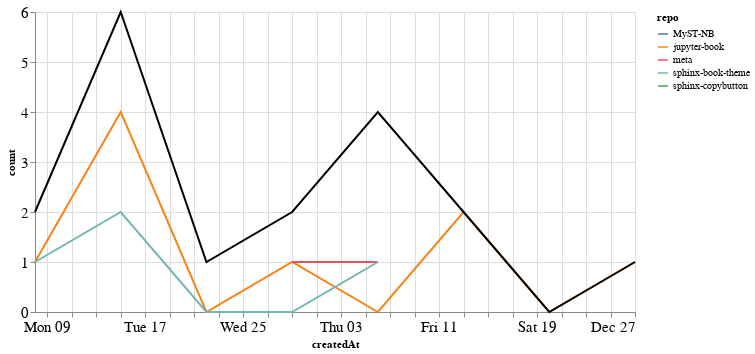

Notebook cell for this chart:
### Markdown cell above
### PRs

### Code cell
prs_time = prs.groupby('repo').resample('W', on='createdAt').count()['author'].reset_index()
prs_time = prs_time.rename(columns={'author': 'count'})
prs_time_total = prs_time.groupby('createdAt').agg({"count": "sum"}).reset_index()

ch1 = alt.Chart(prs_time, width=600).mark_line().encode(
    x='createdAt',
    y='count',
    color='repo',
    tooltip="repo"
)

ch2 = alt.Chart(prs_time_total, width=600).mark_line(color="black").encode(
    x='createdAt',
    y='count',
)

ch1 + ch2

### Figure 1 — Vega-Lite specification as saved in the notebook (floating-point values rounded to 4 significant figures)
{"config": {"axisLeft": {"labelFontSize": 15}, "axisBottom": {"labelFontSize": 15}}, "layer": [{"data": {"name": "data-f613d6c01ef59a13f3ce33b85f4b972e"}, "mark": "line", "encoding": {"color": {"type": "nominal", "field": "repo"}, "tooltip": {"type": "nominal", "field": "repo"}, "x": {"type": "temporal", "field": "createdAt"}, "y": {"type": "quantitative", "field": "count"}}, "width": 600}, {"data": {"name": "data-4202bb4cb6f030fa39daed429b1e22d8"}, "mark": {"type": "line", "color": "black"}, "encoding": {"x": {"type": "temporal", "field": "createdAt"}, "y": {"type": "quantitative", "field": "count"}}, "width": 600}], "$schema": "https://vega.github.io/schema/vega-lite/v4.8.1.json", "datasets": {"data-f613d6c01ef59a13f3ce33b85f4b972e": [{"repo": "MyST-NB", "createdAt": "2020-11-22T00:00:00", "count": 1}, {"repo": "jupyter-book", "createdAt": "2020-11-08T00:00:00", "count": 1}, {"repo": "jupyter-book", "createdAt": "2020-11-15T00:00:00", "count": 4}, {"repo": "jupyter-book", "createdAt": "2020-11-22T00:00:00", "count": 0}, {"repo": "jupyter-book", "createdAt": "2020-11-29T00:00:00", "count": 1}, {"repo": "jupyter-book", "createdAt": "2020-12-06T00:00:00", "count": 0}, {"repo": "jupyter-book", "createdAt": "2020-12-13T00:00:00", "count": 2}, {"repo": "jupyter-book", "createdAt": "2020-12-20T00:00:00", "count": 0}, {"repo": "jupyter-book", "createdAt": "2020-12-27T00:00:00", "count": 1}, {"repo": "meta", "createdAt": "2020-11-29T00:00:00", "count": 1}, {"repo": "meta", "createdAt": "2020-12-06T00:00:00", "count": 1}, {"repo": "sphinx-book-theme", "createdAt": "2020-11-08T00:00:00", "count": 1}, {"repo": "sphinx-book-theme", "createdAt": "2020-11-15T00:00:00", "count": 2}, {"repo": "sphinx-book-theme", "createdAt": "2020-11-22T00:00:00", "count": 0}, {"repo": "sphinx-book-theme", "createdAt": "2020-11-29T00:00:00", "count": 0}, {"repo": "sphinx-book-theme", "createdAt": "2020-12-06T00:00:00", "count": 1}, {"repo": "sphinx-copybutton", "createdAt": "2020-12-06T00:00:00", "count": 2}], "data-4202bb4cb6f030fa39daed429b1e22d8": [{"createdAt": "2020-11-08T00:00:00", "count": 2}, {"createdAt": "2020-11-15T00:00:00", "count": 6}, {"createdAt": "2020-11-22T00:00:00", "count": 1}, {"createdAt": "2020-11-29T00:00:00", "count": 2}, {"createdAt": "2020-12-06T00:00:00", "count": 4}, {"createdAt": "2020-12-13T00:00:00", "count": 2}, {"createdAt": "2020-12-20T00:00:00", "count": 0}, {"createdAt": "2020-12-27T00:00:00", "count": 1}]}}
